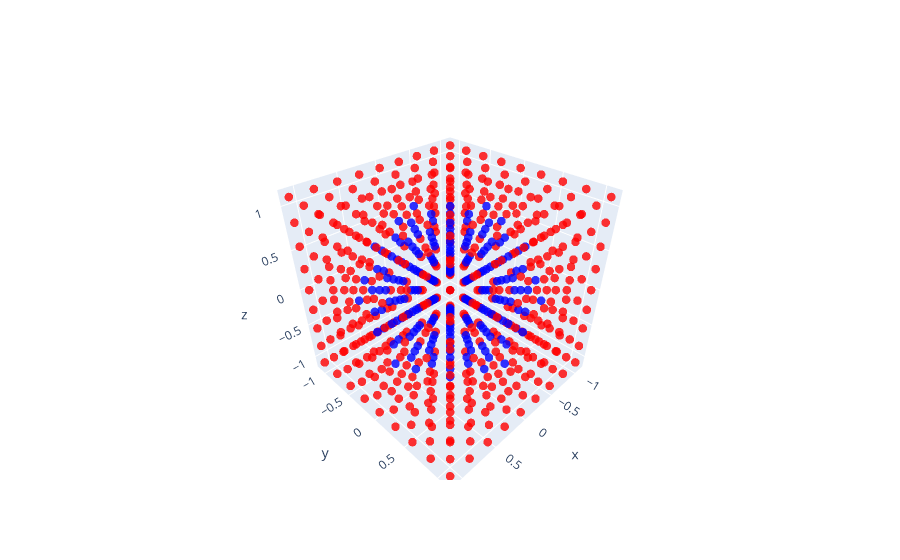

This figure's notebook cell:
### Code cell
fig = go.Figure()

# Create color array: red if value > iso, blue otherwise
colors = ['red' if v > iso else 'blue' for v in distances.cpu().numpy()]

# Add grid points as scatter plot
fig.add_trace(go.Scatter3d(
    x=grid_vertices[:, 0],
    y=grid_vertices[:, 1],
    z=grid_vertices[:, 2],
    mode='markers',
    marker=dict(size=5, color=colors, opacity=0.8),
    name='Grid Points'
))

### Figure 1 — Plotly figure (JSON) as saved in the notebook; plotly's stock layout.template omitted (floating-point values rounded to 4 significant figures; data arrays with more than 128 entries replaced by an {"elided": "..."} marker saying what was removed)
{"data": [{"marker": {"color": {"elided": "729 str values"}, "opacity": 0.8, "size": 5}, "mode": "markers", "name": "Grid Points", "type": "scatter3d", "x": {"elided": "729 float values"}, "y": {"elided": "729 float values"}, "z": {"elided": "729 float values"}}], "layout": {}}
